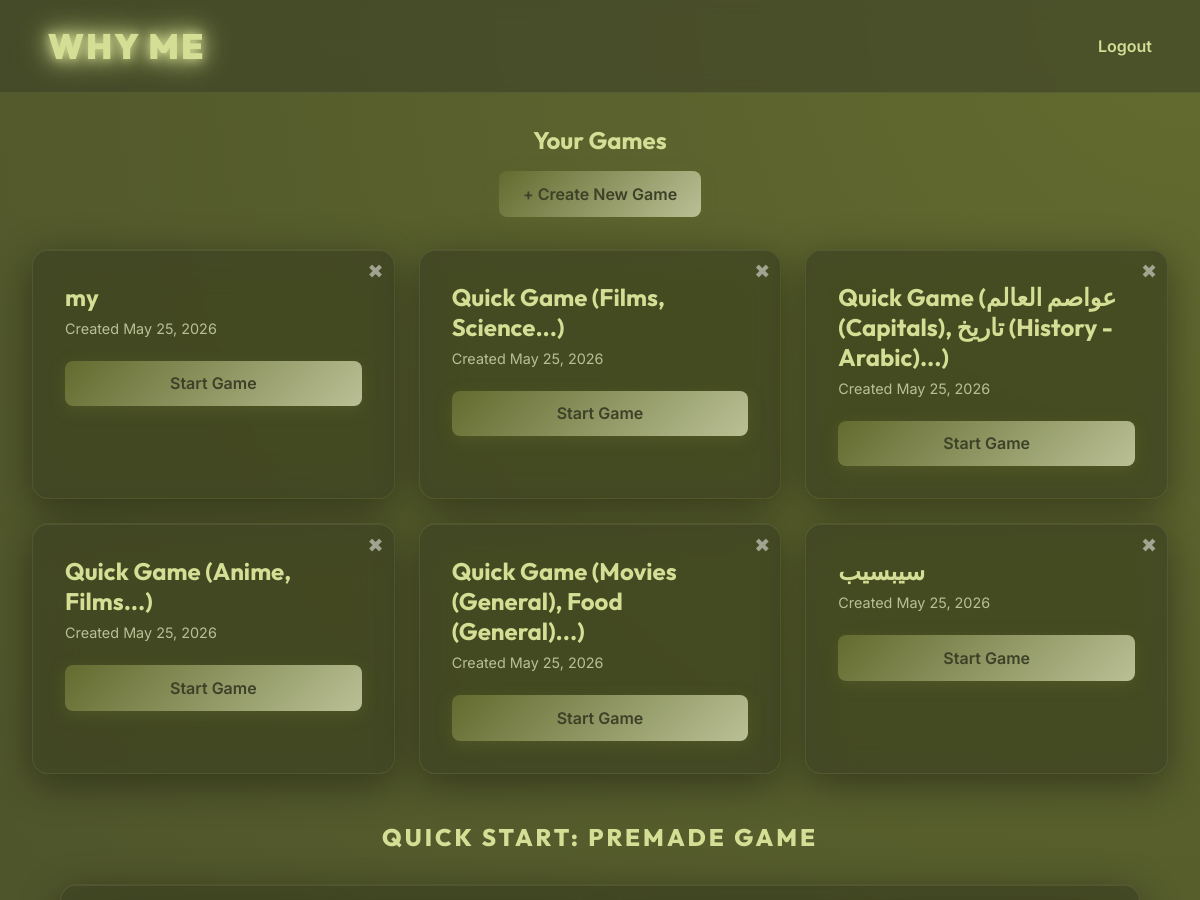
The page / (signed in, upper part) on the database as committed earlier.
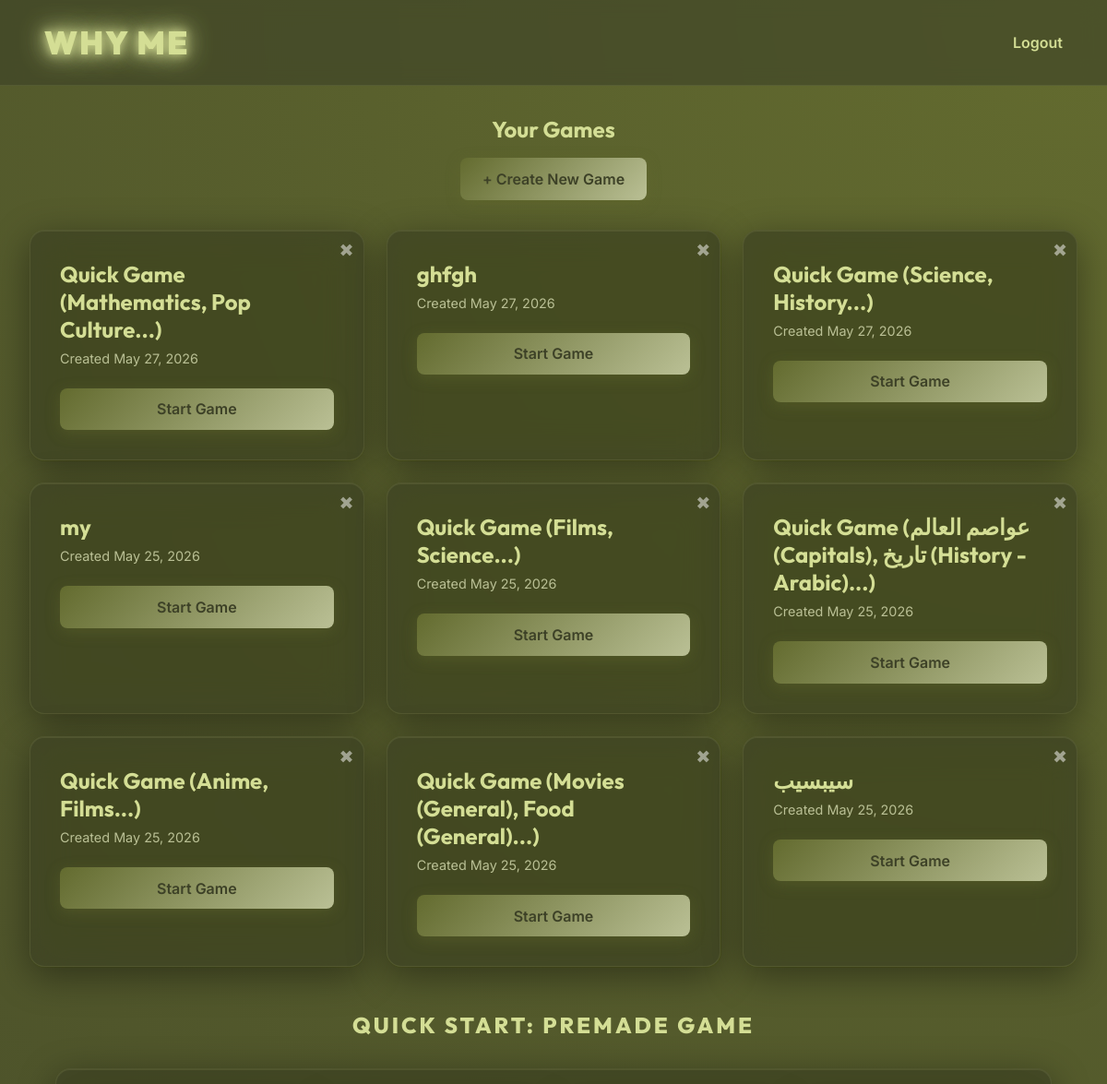
The same page on the database as committed later.
### game/models.py (models this page shows, shortened)
class Game(models.Model):
    title = models.CharField(max_length=200)
    creator = models.ForeignKey(User, on_delete=models.CASCADE, related_name='games')
    created_at = models.DateTimeField(auto_now_add=True)

### game/views.py (the view)
# urls.py: path('', game_views.dashboard, name='home'),
@login_required
def dashboard(request):
    user_games = Game.objects.filter(creator=request.user).order_by('-created_at')
    return render(request, 'game/dashboard.html', {
        'user_games': user_games,
        'predefined_categories': list(PREDEFINED_DATA.keys())
    })

### templates/game/dashboard.html (shortened to what this page needs)
{% extends 'base.html' %}
{% block content %}
<div class="dashboard-header" style="justify-content: center; flex-direction: column; text-align: center; gap: 1rem;">
    <h2>Your Games</h2>
    <a href="{% url 'create_game' %}" class="btn btn-primary">+ Create New Game</a>
</div>
{% if user_games %}
<div class="grid-cards" style="margin-bottom: 3rem; justify-content: center;">
    {% for game in user_games %}
    <div class="glass-panel game-card" style="position: relative;">
        <form action="{% url 'delete_game' game.id %}" method="post">
            <button type="submit" style="position: absolute; right: 10px; top: 10px; background: none; border: none; color: rgba(255,255,255,0.5); font-size: 1.2rem; cursor: pointer;">✖</button>
        </form>
        <h3 class="game-title">{{ game.title }}</h3>
        <p class="game-meta">Created {{ game.created_at|date:"M d, Y" }}</p>
        <a href="{% url 'play_game' game.id %}" class="btn btn-primary" style="width: 100%; text-align: center;">Start Game</a>
    </div>
    {% endfor %}
</div>
{% else %}
<div class="glass-panel" style="text-align: center; padding: 4rem; margin-bottom: 3rem;">
    <h3 style="color: var(--text-secondary);">You haven't created any games yet.</h3>
    <p>Create a game to start hosting your own trivia nights!</p>
</div>
{% endif %}
<h2 style="text-align: center; margin-bottom: 2rem; text-transform: uppercase; letter-spacing: 3px; font-weight: 800;">Quick Start: Premade Game</h2>
<div class="glass-panel" style="max-width: 95%; margin: 0 auto; margin-bottom: 3rem;">
</div>
{% endblock %}

### templates/base.html (shortened to what this page needs)
<!DOCTYPE html>
<html lang="en">
<head>
    {% load static %}
    <link rel="stylesheet" href="{% static 'css/style.css' %}">
</head>
<body>
    <nav class="navbar">
        <a href="{% url 'home' %}" class="logo" style="text-decoration: none;">WHY ME</a>
        <div class="nav-links">
            {% if user.is_authenticated %}
                <form action="{% url 'logout' %}" method="post" style="display: inline;">
                    <button type="submit" class="nav-link btn-logout">Logout</button>
                </form>
            {% else %}
                <a href="{% url 'login' %}" class="nav-link">Login</a>
                <a href="{% url 'register' %}" class="nav-link">Register</a>
            {% endif %}
        </div>
    </nav>
    <div class="container">
        {% block content %}{% endblock %}
    </div>
</body>
</html>

### static/css/style.css (style rules this page uses)
:root { --bg-dark: #3D4127; --bg-card: rgba(61, 65, 39, 0.7); --text-primary: #D4DE95; --text-secondary: #BAC095; --accent-blue: #636B2F; --accent-purple: #BAC095; --accent-pink: #D4DE95; --glass-border: rgba(212, 222, 149, 0.1); --glass-bg: rgba(61, 65, 39, 0.6); }
* { margin: 0; padding: 0; box-sizing: border-box; }
body { font-family: 'Inter', sans-serif; background: radial-gradient(circle at top right, #636B2F, var(--bg-dark)); color: var(--text-primary); min-height: 100vh; display: flex; flex-direction: column; }
h1, h2, h3, h4, h5, h6, .logo { font-family: 'Outfit', sans-serif; }
.navbar { display: flex; justify-content: space-between; align-items: center; padding: 1.5rem 3rem; background: var(--glass-bg); backdrop-filter: blur(12px); border-bottom: 1px solid var(--glass-border); }
.logo { font-size: 2.2rem; font-weight: 900; color: #D4DE95; text-shadow: 0 0 10px rgba(212, 222, 149, 0.8), 0 0 20px rgba(212, 222, 149, 0.8), 0 0 30px rgba(212, 222, 149, 1); letter-spacing: 2px; }
.nav-links { display: flex; gap: 1.5rem; align-items: center; }
.nav-link { color: var(--text-primary); text-decoration: none; font-weight: 600; transition: color 0.3s; }
.btn-logout { background: none; border: none; cursor: pointer; font-family: inherit; font-size: 1rem; }
.container { flex: 1; padding: 2rem; max-width: 1400px; margin: 0 auto; width: 100%; }
.glass-panel { background: var(--bg-card); backdrop-filter: blur(20px) saturate(150%); -webkit-backdrop-filter: blur(20px) saturate(150%); border: 1px solid var(--glass-border); border-radius: 16px; padding: 2rem; box-shadow: 0 10px 40px rgba(0, 0, 0, 0.4), inset 0 1px 0 rgba(212, 222, 149, 0.1); }
.btn { padding: 0.8rem 1.5rem; border-radius: 8px; border: none; font-weight: 600; cursor: pointer; transition: all 0.3s ease; font-family: 'Inter', sans-serif; font-size: 1rem; text-decoration: none; display: inline-block; color: var(--text-primary); }
.btn-primary { background: linear-gradient(135deg, var(--accent-blue), var(--accent-purple)); color: var(--bg-dark); box-shadow: 0 4px 15px rgba(99, 107, 47, 0.4); }
.dashboard-header { display: flex; justify-content: space-between; align-items: center; margin-bottom: 2rem; }
.grid-cards { display: grid; grid-template-columns: repeat(auto-fill, minmax(300px, 1fr)); gap: 1.5rem; }
.game-card { transition: transform 0.3s; position: relative; overflow: hidden; }
.game-card::before, .cat-label::before { content: ''; position: absolute; top: 0; left: -100%; width: 50%; height: 100%; background: linear-gradient(90deg, transparent, rgba(212, 222, 149, 0.3), transparent); transform: skewX(-20deg); transition: 0.5s; pointer-events: none; }
.game-title { font-size: 1.5rem; margin-bottom: 0.5rem; }
.game-meta { color: var(--text-secondary); font-size: 0.9rem; margin-bottom: 1.5rem; }

Rows that differ between the two databases and show on the page:
added Game: title "Quick Game (Mathematics, Pop Culture...)", created_at "May 27, 2026"
added Game: title "ghfgh", created_at "May 27, 2026"
added Game: title "Quick Game (Science, History...)", created_at "May 27, 2026"
